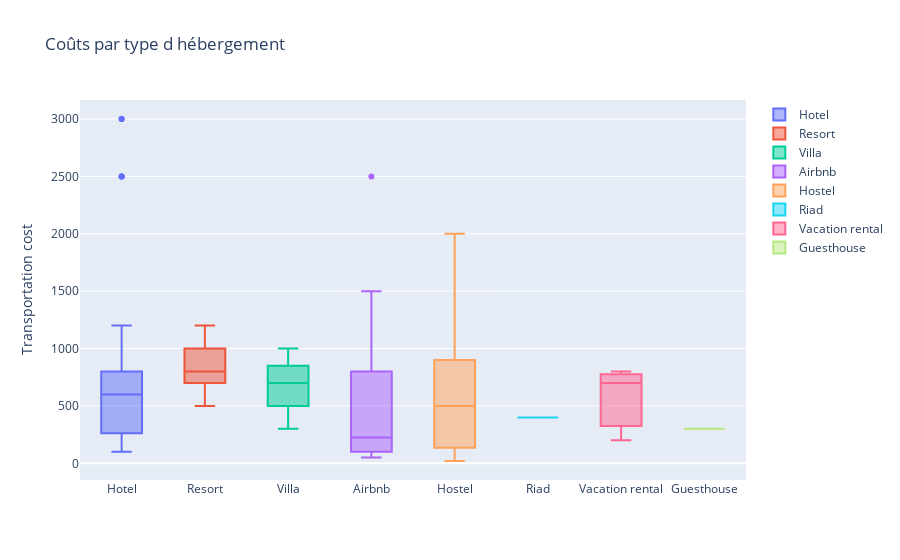

Here is the notebook cell this chart was saved with:
### Markdown cell above
On peut observer que les nationalités des voyageurs qui voyagent le plus  sont les suivantes : les Américains sont les plus nombreux, suivis des Coréens et des Anglais.

### Code cell
fig = go.Figure()

for accommodation_type in df['Accommodation type'].unique():
    fig.add_trace(go.Box(y=df[df['Accommodation type']==accommodation_type]['Transportation cost'],
                         name=accommodation_type))

fig.update_layout(title='Coûts par type d hébergement',
                  yaxis_title='Transportation cost')

fig.show()

### Figure 1 — Plotly figure (JSON) as saved in the notebook; plotly's stock layout.template omitted (floating-point values rounded to 4 significant figures)
{"data": [{"name": "Hotel", "type": "box", "y": [600, 1000, 800, 200, 500, 700, 150, 400, 150, 800, 600, 100, 150, 500, 500, 100, 400, 600, 700, 500, 700, 300, 800, 200, 300, 800, 1200, 200, 100, 200, 700, 600, 400, 1000, 500, 600, 800, 150, 800, 700, 900, 400, 150, 800, 200, 150, 250, 300, 700, 500, 400, 600, 700, 800, 2500, 3000, 2500, 3000, 2500]}, {"name": "Resort", "type": "box", "y": [500, 800, 1200, 700, 800, 800, 1000, 1000, 800, 500, 700, 800, 700, 1200]}, {"name": "Villa", "type": "box", "y": [700, 300, 1000, 700]}, {"name": "Airbnb", "type": "box", "y": [200, 600, 100, 100, 80, 300, 600, 800, 75, 150, 100, 50, 200, 150, 250, 100, 300, 200, 100, 200, 300, 1500, 500, 150, 1000, 900, 1000, 1500, 1500, 2500]}, {"name": "Hostel", "type": "box", "y": [1200, 500, 150, 50, 120, 900, 600, 150, 100, 50, 20, 300, 700, 400, 350, 1200, 100, 900, 500, 800, 700, 2000, 2000, 1000]}, {"name": "Riad", "type": "box", "y": [400]}, {"name": "Vacation rental", "type": "box", "y": [200, 700, 800]}, {"name": "Guesthouse", "type": "box", "y": [300]}], "layout": {"title": {"text": "Coûts par type d hébergement"}, "yaxis": {"title": {"text": "Transportation cost"}}}}
